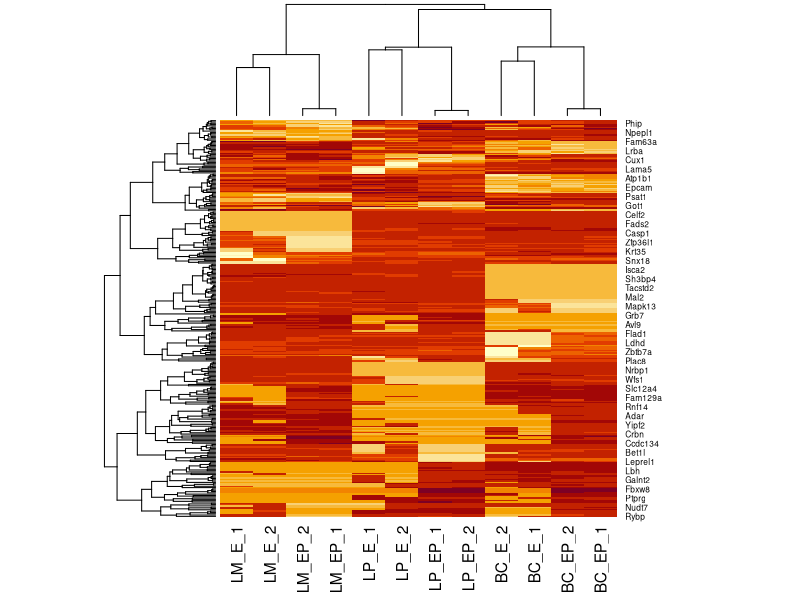
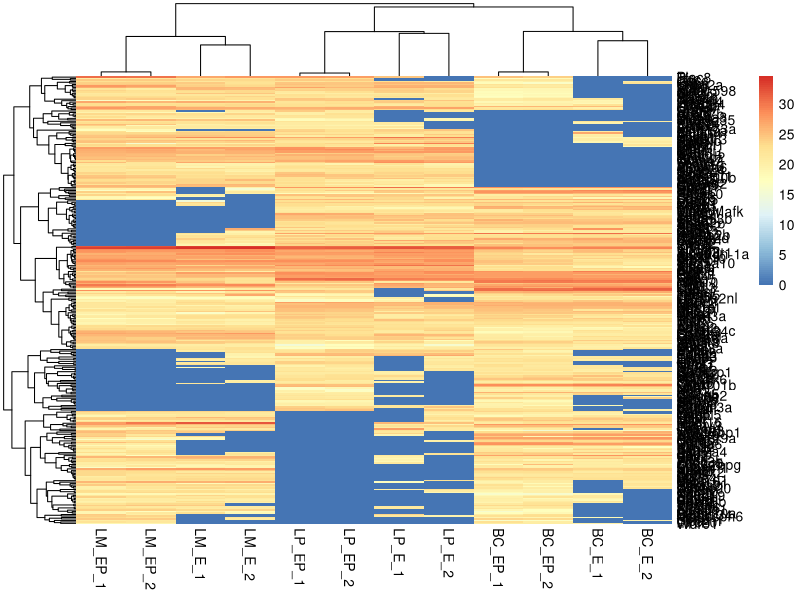
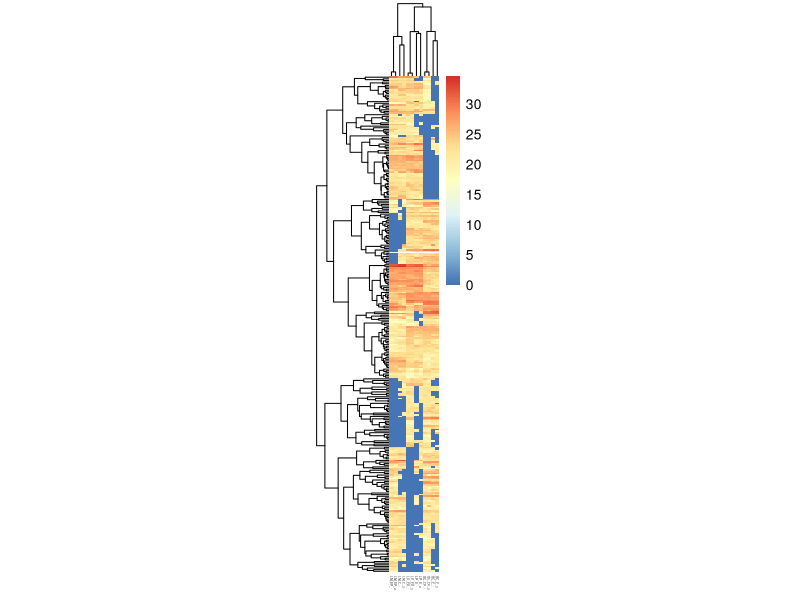
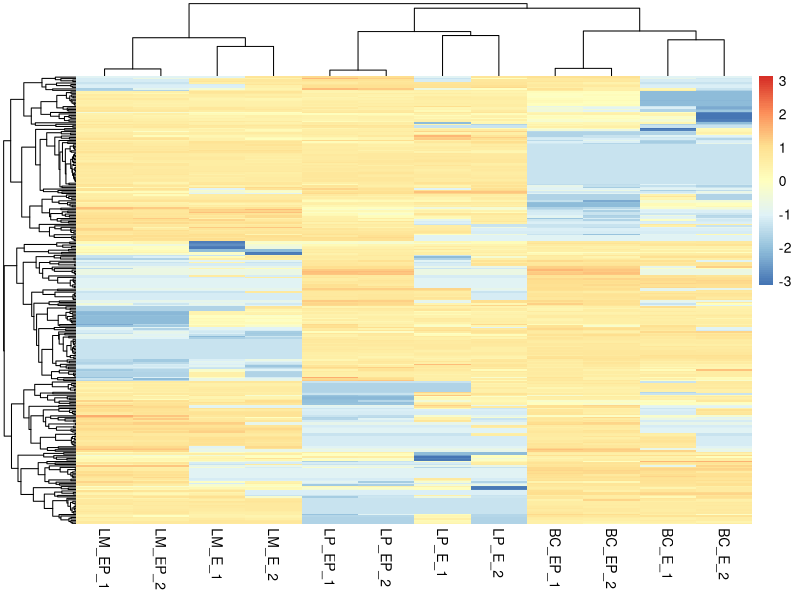
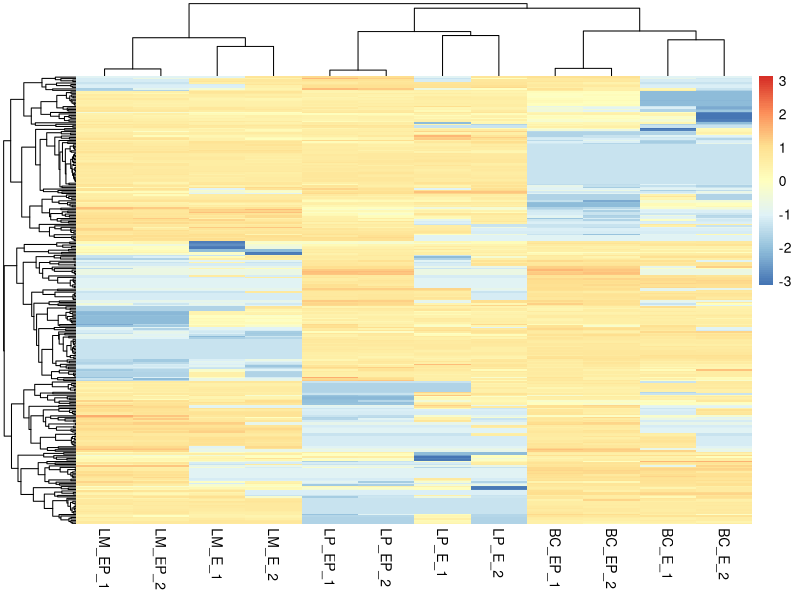
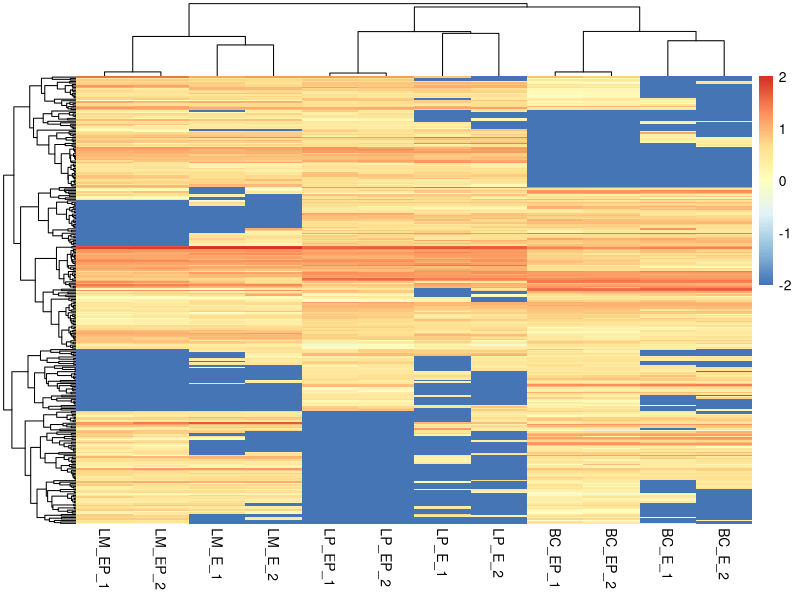
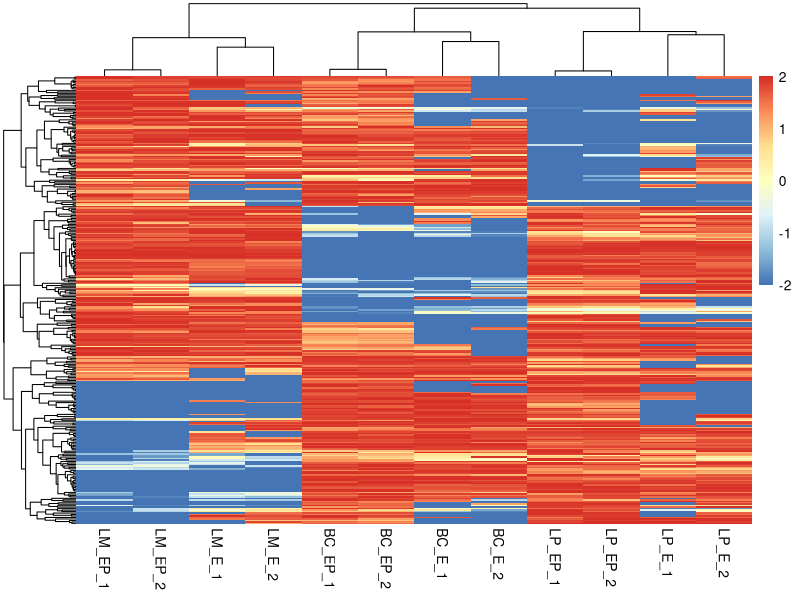
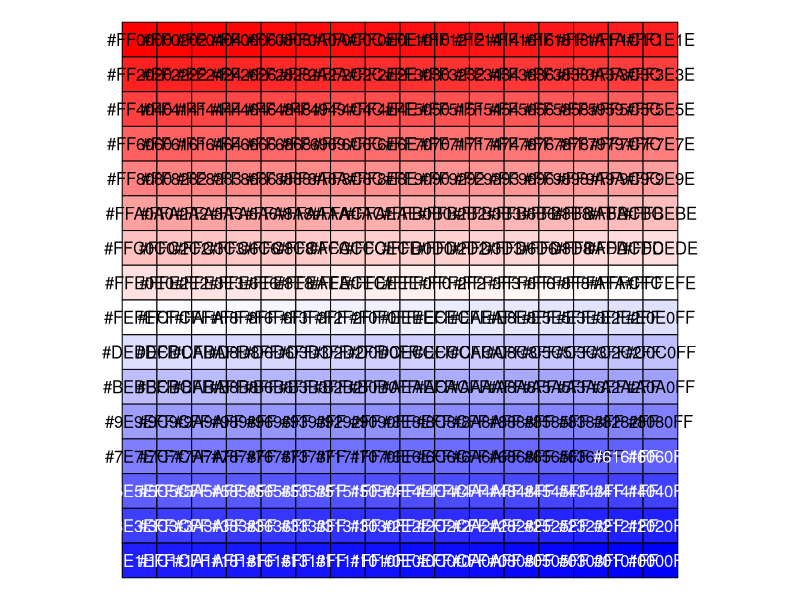

These figures' R source, in order:
## ---- chunk 1
# Read into data frame object using read.delim()
exp_df <- read.delim(file = "07-Casey-mamm-mouse-proteome-sample.txt", stringsAsFactors = F)
# See the dimensions (row x col)
dim(exp_df)
# See the first 6 rows
head(exp_df)
## ---- chunk 2
# Check if an object is a matrix
is.matrix(exp_df)

# Rename rows with feature (ie. gene name) and remove the feature column
rownames(exp_df) <- exp_df$mGeneSym
exp_df$mGeneSym <- NULL # equivalent code: exp_df <- exp_df[,-1]

# Convert a data frame to a data matrix
exp_mat <- as.matrix(exp_df)
head(exp_mat)
## ---- chunk 3
# Check if there are any zeros in the data
any(exp_mat == 0)
# Impute 0 with 1
exp_mat[exp_mat == 0] <- 1
# Log2-transform data 
exp_mat <- log2(exp_mat)

# Alternatively, log2(exp_mat + 1) adds 1 to all values before log transformation
## ---- chunk 4
heatmap(x = exp_mat) # x is a numeric matrix, high values are in red and low values are in yellow
## ---- chunk 5
# Install and load package
# install.packages("pheatmap")
library(pheatmap)

# Make a simple heatmap using pheatmap() function call
pheatmap(exp_mat) # input: numeric matrix
## ---- chunk 6
pheatmap(exp_mat, 
         show_rownames = F, # hide row names
         fontsize_col = 2, # fontsize of column labels (sample names)
         cellwidth = 3) # width of columns
## ---- chunk 7
pheatmap(exp_mat, show_rownames = F, 
         scale = "row") #default scale
## ---- chunk 8
# Compute z-scores to plot on heat map
# apply() performs a computation/function over rows (1) or columns (2) in a dataframe or matrix
z_exp_mat <- apply(exp_mat, 1, function(x) (x - mean(x)) / sd(x)) 

# Transpose matrix, since apply() rotates data frame
z_exp_mat <- t(z_exp_mat)

# This is your input data matrix
pheatmap(z_exp_mat, show_rownames = F, scale = "row") 
## ---- chunk 9
# install.packages("scales")
library(scales)
# Look at range (minimum and maximum)
range(exp_mat)

# -- rescale whole matrix
# Rescale whole matrix - this just looks like the first heatmap we made
exp_mat2 <- rescale(x = exp_mat, # numeric matrix
                   to = c(-2, 2)) # new range
# In your heatmap function call, specify the scale = "none" to preserve the range
pheatmap(exp_mat2, show_rownames = F, scale = "none")

# -- rescale each row seperately
# Rescale each row seperately
exp_mat2 <- apply(exp_mat, 1, function(x) rescale(x, c(-2, 2)))
# Transpose when using the apply function
exp_mat2 <- t(exp_mat2)
# Plot heatmap - remember to transpose when 
pheatmap(exp_mat2, show_rownames = F, scale = "none")

# Look at new range (minimum and maximum)
range(exp_mat2)
## ---- chunk 10
# Using custom colors:
col_palette <- colorRampPalette(c("red", "white", "blue")) (256) # 256 is the number of colours this function will create
scales::show_col(col_palette) #show colour palette

# Using RColorBrewer color palette:
library("RColorBrewer")
RColorBrewer::display.brewer.all()
col_palette <- colorRampPalette(brewer.pal(10, "PuOr")) (256) #pick a palette and multiply by 256 using ()

# Show on heatmap
pheatmap(exp_mat, show_rownames = F, scale = "row", 
         col =  col_palette) # specify colour palette
## ---- chunk 11
pheatmap(exp_mat, show_rownames = F, scale = "row", col =  col_palette, 
         cluster_cols = F, # specify column clustering
         cluster_rows = F # specify row clustering
         )
## ---- chunk 12
pheatmap(exp_mat, show_rownames = F, scale = "row", col =  col_palette, 
         clustering_method = "complete") # specify clustering method - select one of: ward.D", "ward.D2", "single", "complete", "average" (= UPGMA), "mcquitty" (= WPGMA), "median" (= WPGMC) or "centroid" (= UPGMC)

# Note: you can hide dendograms by setting arguments treeheight_row and/or treeheight_col to 0
## ---- chunk 13
# Make distance matrices for columns (sample)
dist_cols <- dist(t(exp_mat), method = "manhattan") #default - select one of: one of "euclidean", "maximum", "manhattan", "canberra", "binary" or "minkowski"

# Make distance matrices for rows (genes)
dist_rows <- dist(exp_mat, method = "euclidean") 

# Note: Can also make a correlation matrix into a distance matrix by subtracting values from 1
dist_cols <- as.dist(1 - cor(exp_mat, method = "pearson"))
dist_rows <- as.dist(1 - cor(t(exp_mat), method = "pearson"))
## ---- chunk 14
# Make hclust object for columns
hc_cols <- hclust(dist_cols, method = "complete")
plot(hc_cols)
# Repeat for rows
hc_rows <- hclust(dist_rows, method = "complete")
## ---- chunk 15
pheatmap(exp_mat, show_rownames = F, scale = "row", col =  col_palette, 
         cluster_cols = hc_cols, # specify column clustering
         cluster_rows = hc_rows # specify row clustering
         )
## ---- chunk 16
# Get column names
colnames(exp_mat)
# Make annotation column
ann_col <- data.frame(CellType = c("BC", "BC", "BC", "BC", "LP", "LP", "LP", "LP", "LM", "LM", "LM", "LM"), 
                      Hormone = c("E", "E",  "EP", "EP", "E",  "E",  "EP", "EP", "E",  "E",  "EP", "EP"))
# Rename row names of annotation column dataframe as the column names of matrix (must match)
rownames(ann_col) <- colnames(exp_mat)
## ---- chunk 17
# for cell type
rep(c("BC", "LP", "LM"), each = 4)
gsub("_.*", "", colnames(exp_mat))

# for hormone treatement
rep(c("E", "EP"), each = 2, times = 3)
## ---- chunk 18
ann_row <- NA
## ---- chunk 19
pheatmap(exp_mat, scale = "row", show_rownames = F, col = col_palette,
         annotation_col = ann_col, # annotation column (sample info)
         annotation_row = ann_row # annotation rows (gene info)
)
## ---- chunk 20
# Make annotation colours list
ann_colors <- list(
    CellType =  c(BC="red", LP="blue", LM="darkgreen"),
    Hormone = c(E = "black", EP = "purple")
)

# Plot heatmap
pheatmap(exp_mat, scale = "row", show_rownames = F, col = col_palette,
         annotation_col = ann_col, # annotation column (sample info)
         annotation_row = ann_row, # annotation rows (gene info)
         annotation_colors = ann_colors # annotation colours
         )
## ---- chunk 21
# Plot heatmap and save to file
pheatmap(exp_mat, scale = "row", show_rownames = F, col = col_palette, annotation_col = ann_col, annotation_colors = ann_colors,
        main = "My heatmap",# add a title
        filename = "my_heatmap.png") # save as png to current working directory
## ---- chunk 22
# a) Use head() 
head(mtcars)
# b) Use str() to see the structure
str(mtcars) # ANSWER: Yes, all variables are numeric
# c) convert to matrix using as.matrix
mtcars_mat <- as.matrix(mtcars)
# d) add 1 and log2
mtcars_mat <- mtcars_mat + 1
mtcars_mat <- log2(mtcars_mat)
# equivalent: mtcars_mat <- log2(mtcars_mat + 1)
# e) plot heatmap
library(pheatmap)
library(RColorBrewer)
pheatmap(mtcars_mat, #e
         scale = "column", #i
         clustering_method = "ward.D", #ii
         cellwidth = 10, #iii
         col = colorRampPalette(brewer.pal(9, "RdPu")) (256), #iv
         main = "my_heatmap", #v
         filename = "mtcars_heatmap.jpeg" #vi
         )
